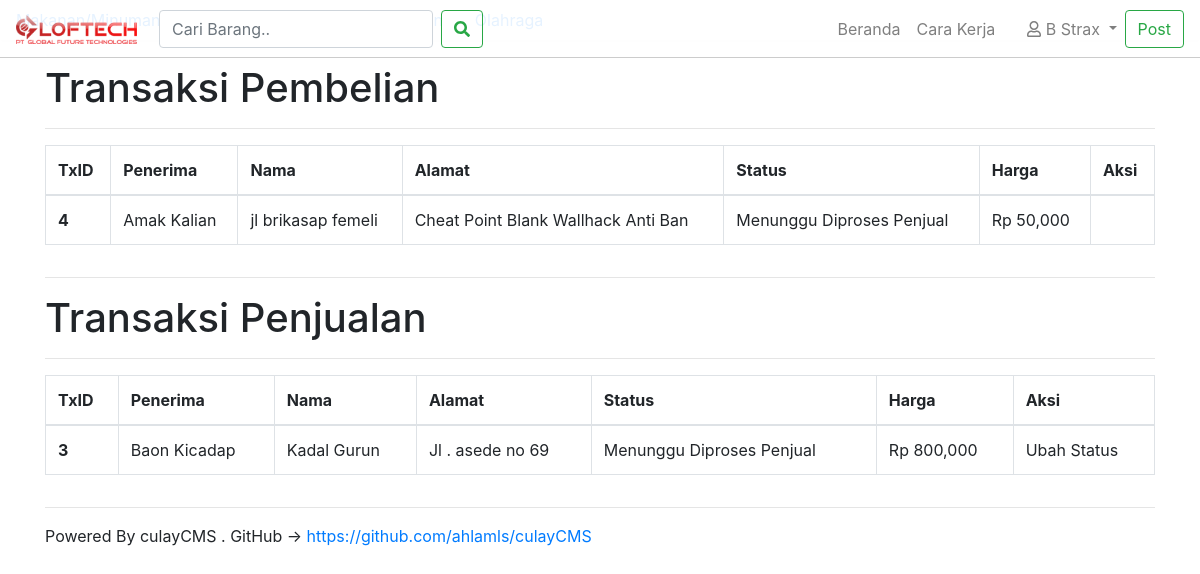
/trx.php (signed in), run on the app's committed database.
### tables this page shows
CREATE TABLE `transaksi` (
  `id` int(11) NOT NULL,
  `penerima` text NOT NULL,
  `nama` text NOT NULL,
  `alamat` text NOT NULL,
  `produk_id` int(11) NOT NULL,
  `penjual_id` int(11) NOT NULL,
  `pembeli_id` int(11) NOT NULL,
  `status` text NOT NULL,
  `harga` int(11) NOT NULL
);

### session.php (called while the page is built, shortened)
<?php
if(!isset($_SESSION['uid'])){
  $login=FALSE;
}else {
  $uid = $_SESSION['uid'];
}
 ?>

### trx.php (the view, shortened to what this page needs)
<?php
require_once "modular/header.php";
$txlist = "";
$txlist2 = "";
$sql = "SELECT * FROM transaksi  WHERE `pembeli_id` = $uid";
$result = $conn->query($sql);
if ($result->num_rows > 0) {
    while($row = $result->fetch_assoc()) {
      $aidi = $row['id'];
      $penerima = $row['penerima'];
        $nama = $row['nama'];
      $alamat = $row['alamat'];
      $status = $row['status'];
      $harga = number_format($row['harga']);
      $txlist .="<tr>
        <th scope='row'>$aidi</th>
        <td>$penerima</td>
          <td>$nama</td>
        <td>$alamat</td>
        <td>$status</td>
        <td>Rp $harga</td>
        <td></td>
      </tr>";
    }
} else {
    $txlist = "Tidak Ada Transaksi";
}
$sql = "SELECT * FROM transaksi  WHERE `penjual_id` = $uid";
$result = $conn->query($sql);
if ($result->num_rows > 0) {
    while($row = $result->fetch_assoc()) {
      $aidi = $row['id'];
      $penerima = $row['penerima'];
        $nama = $row['nama'];
      $alamat = $row['alamat'];
      $status = $row['status'];
      $harga = number_format($row['harga']);
      $txlist2 .="<tr>
        <th scope='row'>$aidi</th>
        <td>$penerima</td>
          <td>$nama</td>
        <td>$alamat</td>
        <td>$status</td>
        <td>Rp $harga</td>
        <td>Ubah Status</td>
      </tr>";
    }
} else {
    $txlist2 = "Tidak Ada Transaksi";
}
?>
<body class="bg-light">
<?php require_once "modular/navbar.php"?>
<main role="main" class="container">
<br>
  <h1 class="d-none d-lg-block d-md-block">Transaksi Pembelian</h1>
  <hr>
  <div class="table-responsive">
    <table class="table table-bordered">
      <thead>
        <tr>
          <th scope="col">TxID</th>
          <th scope="col">Penerima</th>
            <th scope="col">Nama</th>
          <th scope="col">Alamat</th>
          <th scope="col">Status</th>
          <th scope="col">Harga</th>
          <th scope="col">Aksi</th>
        </tr>
      </thead>
      <tbody>
      <?php echo $txlist ?>
      </tbody>
    </table>
  </div>
<hr>
<h1 class="d-none d-lg-block d-md-block">Transaksi Penjualan</h1>
<hr>
<div class="table-responsive">
  <table class="table table-bordered">
    <thead>
      <tr>
        <th scope="col">TxID</th>
        <th scope="col">Penerima</th>
          <th scope="col">Nama</th>
        <th scope="col">Alamat</th>
        <th scope="col">Status</th>
        <th scope="col">Harga</th>
        <th scope="col">Aksi</th>
      </tr>
    </thead>
    <tbody>
    <?php echo $txlist2 ?>
    </tbody>
  </table>
</div>
<hr>
Powered By culayCMS . GitHub -> <a href="https://github.com/ahlamls/culayCMS">https://github.com/ahlamls/culayCMS</a>
</main>
<?php
require_once "modular/footer.php" ?>

### assets/css/style.css (style rules this page uses)
.bg-light { background-color:#FFFFFF !important; }

### data on the page
transaksi: id "4", penerima "Amak Kalian", nama "jl brikasap femeli", alamat "Cheat Point Blank Wallhack Anti Ban", status "Menunggu Diproses Penjual", harga "50,000"
transaksi: id "3", penerima "Baon Kicadap", nama "Kadal Gurun", alamat "Jl . asede no 69", status "Menunggu Diproses Penjual", harga "800,000"

### other printed values
$uname "B Strax"
